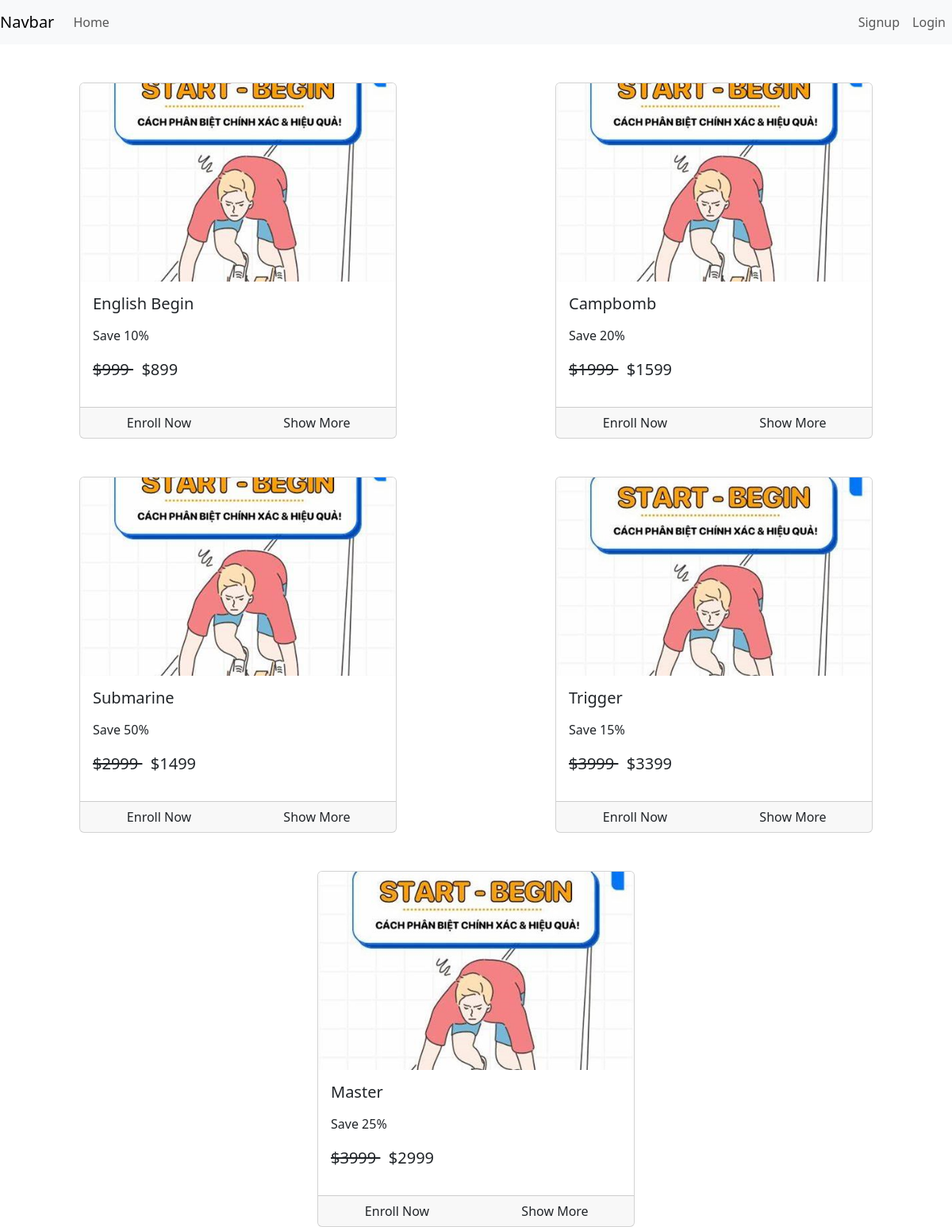
The app's page /, older data.
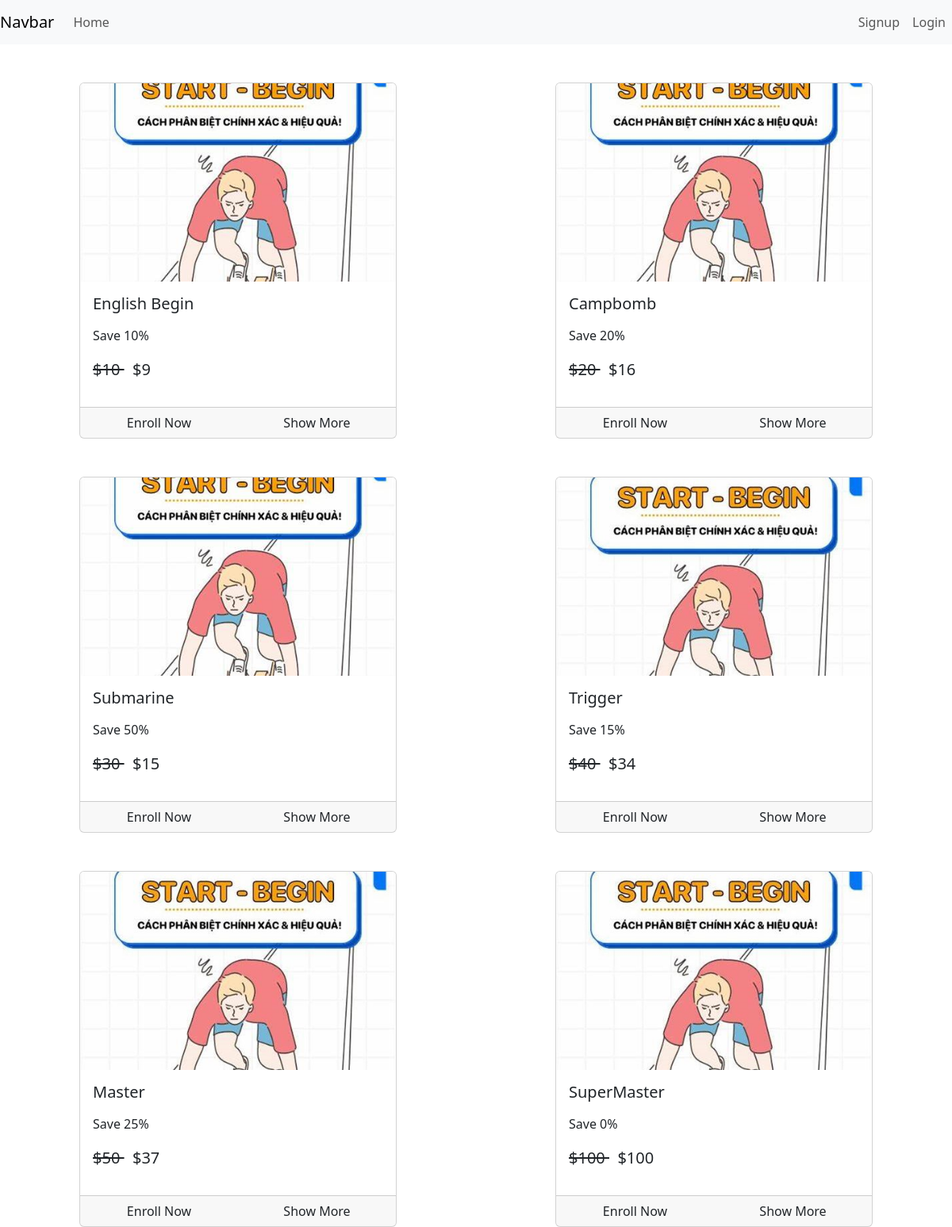
The same page, newer data.
### courses/models.py (models this page shows, shortened)
class Course(models.Model):
    title = models.CharField(max_length=500)
    slug = models.SlugField(max_length=500, unique=True, null=False,default='default-slug')
    description = models.CharField(max_length=500, null=True, blank=True)
    discount = models.IntegerField(null=False,default=0)
    price = models.IntegerField(null=False)
    active = models.BooleanField(default=False)
    thumbnail = models.ImageField(upload_to="files/thumbnail")
    date = models.DateTimeField(auto_now_add=True)
    length = models.IntegerField(null=False)
    def __str__(self):
        return self.title

### courses/views.py (the view)
# urls.py: 2. Add a URL to urlpatterns:  path('', views.home, name='home')
def home(request):
    courses = Course.objects.all()
    print(courses)
    return render(request,template_name='courses/home.html',context={"courses":courses})

### courses/templatetags/course_custom_tags.py (called while the page is built, shortened)
@register.simple_tag
def cal_sellprice(price,discount):
    if discount is None or discount is 0:
        return price
    sellprice = price
    sellprice = price - (price*discount*0.01)
    return math.floor(sellprice)

@register.filter
def usd(price):
    return f"${price}"

@register.simple_tag
def is_enrolled(request , course):
    user = None
    if not request.user.is_authenticated:
        return False

### courses/templates/courses/home.html (shortened to what this page needs)
{% extends "courses/base.html" %}
{% load course_custom_tags %}
{%block content%}
<div class="container-fluid">
    <div class="row">
    {% for course in courses %}
    <div class="col mx-auto">
        <br>
        <br>
        <div class="card mx-auto" style="width: 25rem;">
            <img src="{{course.thumbnail.url}}" class="card-img-top" alt="..." style="height: 250px; object-fit: cover;">
            <div class="card-body">
              <h5 class="card-title">{{course.title}}</h5>
              <p class="card-text">
                <p>Save {{course.discount}}%</p>
                <p class="price">
                    <del>
                        {{course.price|usd}}
                    </del>
                    <span> {% cal_sellprice course.price course.discount as value%} {{value|usd}}</span>
                </p>
              </p>
            </div>
            <div class="card-footer p-0 position-relative">
                {% is_enrolled request course as enrolled %}
                <div class="row gx-0">
                    {% if enrolled %}
                        <a href="/course/{{ course.slug }}" class="btn w-100">
                            Start Course
                        </a>
                    {% else %}
                        <div class="col-6">
                            <a href="/check-out/{{ course.slug }}" class="btn w-100">
                                Enroll Now
                            </a>
                        </div>
                        <div class="col-6">
                            <a href="/course/{{ course.slug }}" class="btn w-100">
                                Show More
                            </a>
                        </div>
                    {% endif %}
                </div>
            </div>
        </div>
    </div>
    {% endfor %}
</div>
</div>
{% endblock %}

### courses/templates/courses/base.html (shortened to what this page needs)
<!DOCTYPE html>
{% load static %}
<html lang="en">
  <head>
    <link href="https://cdn.jsdelivr.net/npm/bootstrap@5.3.3/dist/css/bootstrap.min.css" rel="stylesheet">
  </head>
  <body>
    <nav class="navbar navbar-expand-lg navbar-light bg-light">
      <a class="navbar-brand" href="/">Navbar</a>
      <div class="collapse navbar-collapse" id="navbarNav">
        <ul class="navbar-nav me-auto">
          <li class="nav-item active">
            <a class="nav-link" href="/">Home <span class="visually-hidden">(current)</span></a>
          </li>
        </ul>
        <ul class="navbar-nav ms-auto">
          {% if request.user.is_authenticated %}
          <li class="nav-item">
            <a class="nav-link" href="/my-courses">My Courses</a>
          </li>
          <li class="nav-item">
            <a class="nav-link" href="/logout">Logout</a>
          </li>
          {% else %}
          <li class="nav-item">
            <a class="nav-link" href="/signup">Signup</a>
          </li>
          <li class="nav-item">
            <a class="nav-link" href="/login">Login</a>
          </li>
          {% endif %}
        </ul>
      </div>
    </nav>
    {% block content %} {% endblock %}
  </body>
</html>

### courses/templates/courses/home.html (style rules this page uses)
.price { font-size:20px; }

Row changes from the older to the newer data that the page shows:
changed Course "English Begin": price "$999" → "$10"; value "$899" → "$9"
changed Course "Campbomb": price "$1999" → "$20"; value "$1599" → "$16"
changed Course "Submarine": price "$2999" → "$30"; value "$1499" → "$15"
changed Course "Trigger": price "$3999" → "$40"; value "$3399" → "$34"
changed Course "Master": price "$3999" → "$50"; value "$2999" → "$37"
added Course: thumbnail (picture), title "SuperMaster", discount "0", price "$100", value "$100"
